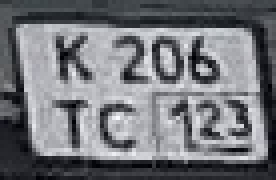
#> input picture data/examples/test/0a4cf1ab47d219cc61225f599a6427f9.jpg, 69 x 45 px (shown 4 times larger)
$ python -i recognize_test.py   (imports and definitions only)
#> lines starting #> are read from the running program, lines starting #| are printed output that depends on the picture
"""
License plate recognition on images from data/examples/test/
Outputs results in Markdown format with image links
Features auto-enhancement for low-contrast images
"""
import os
import sys
import glob
import cv2
import numpy as np
from nomeroff_net import pipeline
from nomeroff_net.tools import unzip


# [6 lines left out: function is_low_contrast, not called in this run]


def enhance_low_contrast_image(image_path, scale=3):
    """Enhance low contrast images with histogram equalization and upscaling"""
#> called with scale = 3
    img = cv2.imread(image_path)
#> img is the input picture: shape (45, 69, 3); mean B, G, R 122.2, 117.4, 115.7
    if img is None:
        return image_path

    # Apply histogram equalization on YUV color space
    yuv = cv2.cvtColor(img, cv2.COLOR_BGR2YUV)
#> yuv: shape (45, 69, 3); mean of channels 0, 1, 2 117.3, 130, 126.5
    yuv[:,:,0] = cv2.equalizeHist(yuv[:,:,0])
#> yuv: shape (45, 69, 3); mean of channels 0, 1, 2 128, 130, 126.5
    enhanced = cv2.cvtColor(yuv, cv2.COLOR_YUV2BGR)
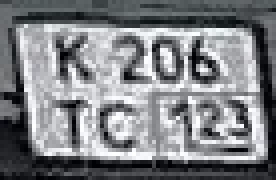
#> enhanced: shape (45, 69, 3) (shown 4 times larger); mean B, G, R 132, 128.3, 126.4

    # Upscale for better recognition
    h, w = enhanced.shape[:2]
#> h = 45; w = 69
    upscaled = cv2.resize(enhanced, (w*scale, h*scale), interpolation=cv2.INTER_LANCZOS4)
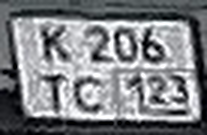
#> upscaled: shape (135, 207, 3); mean B, G, R 131.8, 128.2, 126.3

    # Save enhanced image
    output_path = image_path.replace('.jpg', '_enhanced_auto.jpg')
    output_path = output_path.replace('.jpeg', '_enhanced_auto.jpeg')
    output_path = output_path.replace('.png', '_enhanced_auto.png')
    cv2.imwrite(output_path, upscaled)

    return output_path


# [55 lines left out: functions format_confidence, generate_markdown_report, not called in this run]


# [115 lines not run here, left out]

>>> result = enhance_low_contrast_image('data/examples/test/0a4cf1ab47d219cc61225f599a6427f9.jpg')
